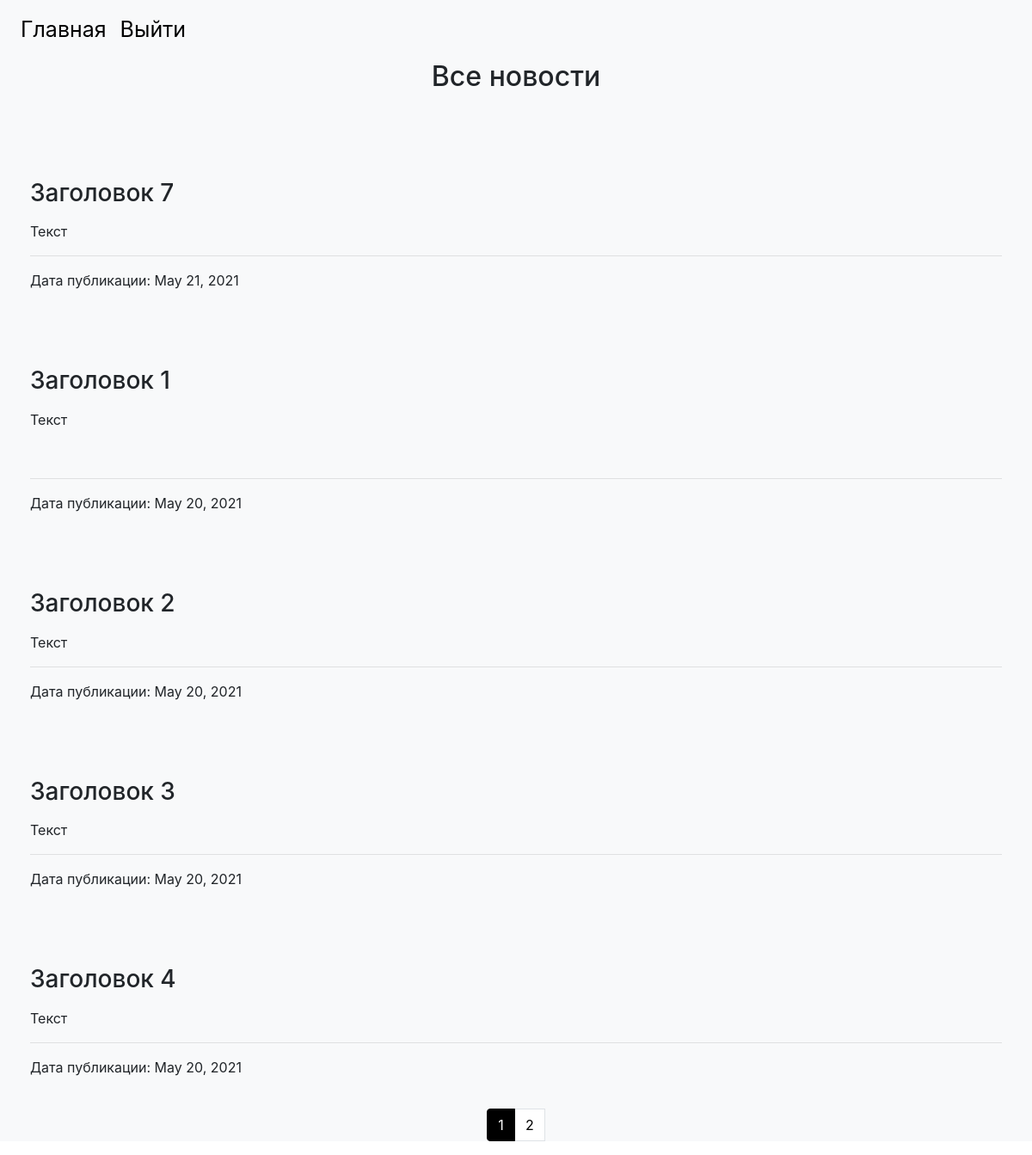
Screenshot of / (signed in) with the database file from the repository.
### mainapp/models.py (models this page shows, shortened)
class News(models.Model):
    title = models.CharField(verbose_name='Заголовок', max_length=128)
    text = SummernoteTextField(verbose_name='Введите текст')
    date = models.DateField(verbose_name='Дата публикации', blank=True, default=date.today)
    class Meta:
        ordering = ['-date']
        verbose_name = 'новость'
        verbose_name_plural = 'новости'

### mainapp/views.py (the view)
# urls.py: path('', mainapp.index, name='index'),
@login_required()
def index(request):
    news_list = News.objects.all()
    pagination = Paginator(news_list, 5)  # показывает 5 новостей
    page_number = request.GET.get('page', 1)
    page = pagination.get_page(page_number)
    is_pagination = page.has_other_pages()
    if page.has_previous():
        prev_url = '?page{}'.format(page.previous_page_number())
    else:
        prev_url = ''
    if page.has_next():
        next_url = '?page{}'.format(page.next_page_number())
    else:
        next_url = ''
    context = {
        'title': 'главная',
        'page': page,
        'is_pagination': is_pagination,
        'next_url': next_url,
        'prev_url': prev_url,
    }
    return render(request, 'mainapp/index.html', context)

### mainapp/templates/mainapp/index.html (shortened to what this page needs)
<!DOCTYPE html>
<html lang="ru">
<head>
    <link rel="stylesheet" href="https://maxcdn.bootstrapcdn.com/bootstrap/4.0.0/css/bootstrap.min.css"
>
</head>
<body>
<nav class="navbar navbar-expand-sm bg-light navbar-light">
    <ul class="navbar-nav">
        <li class="nav-item">
            <a class="nav-link" href="{% url 'mainapp:index' %}">Главная</a>
        </li>
        <li class="nav-item">
            {% if user.is_authenticated %}
            <a class="nav-link" href="{% url 'authapp:logout' %}">Выйти</a>
            {% else %}
            <a class="nav-link" href="{% url 'authapp:login' %}">Войти</a>
            {% endif %}
        </li>
    </ul>
</nav>
<section class="section bg-light">
    <div class="container">
        <div class="row justify-content-center">
            <div class="section-title mb-4">
                <h2 class="title mb-4">Все новости</h2>
            </div>
        </div>
    </div>
    {% if page %}
    {% for news in page %}
    <div class="mt-4 pt-2">
        <div class="card-body">
            <div class="col-md-12">
                <h3 class="card-title">{{ news.title }}</h3>
                <p class="card-text">{{ news.text|safe }}</p>
                <hr>
                <p class="text-black-50">Дата публикации: {{ news.date }}</p>
            </div>
        </div>
    </div>
    {% endfor %}
    {% if is_pagination %}
    <nav>
        <ul class="pagination justify-content-center">
            {% for n in page.paginator.page_range %}
            {% if page.number == n %}
            <li class="page-item active">
                <a class="page-link" href="?page={{ n }}">{{ n }}</a>
            </li>
            {% elif n > page.number|add:-3 and n < page.number|add:3 %}
            <li lass="page-link"><a class="page-link" href="?page={{ n }}">{{ n }}</a></li>
            {% endif %}
            {% endfor %}
        </ul>
    </nav>
    {% endif %}
    {% else %}
    <h1 class="m-3 text-dark text-center">Нету новостей</h1>
    {% endif %}
</section>
</body>
</html>

### mainapp/templates/mainapp/index.html (style rules this page uses)
.page-item.active .page-link { background-color: black; border-color: black; }
.page-link { color: black; }
.navbar-light .navbar-nav .nav-link { font-size: 25px; color: black; }

### rows the page displays
News: title "Заголовок 7", text "Текст", date "May 21, 2021"
News: title "Заголовок 1", text "Текст", date "May 20, 2021"
News: title "Заголовок 2", text "Текст", date "May 20, 2021"
News: title "Заголовок 3", text "Текст", date "May 20, 2021"
News: title "Заголовок 4", text "Текст", date "May 20, 2021"

### other values shown
{{ n }} "1"
{{ n }} "2"
